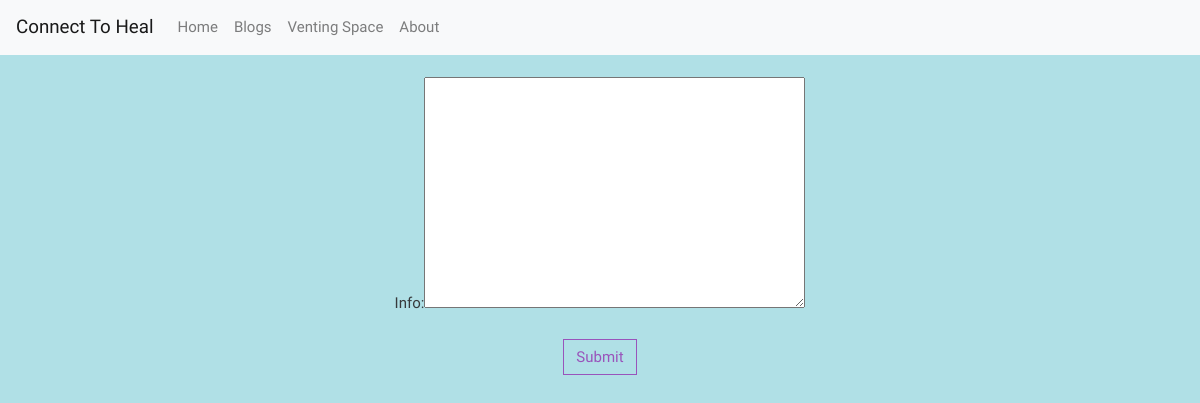
Before: /discussion/ with the older database file.
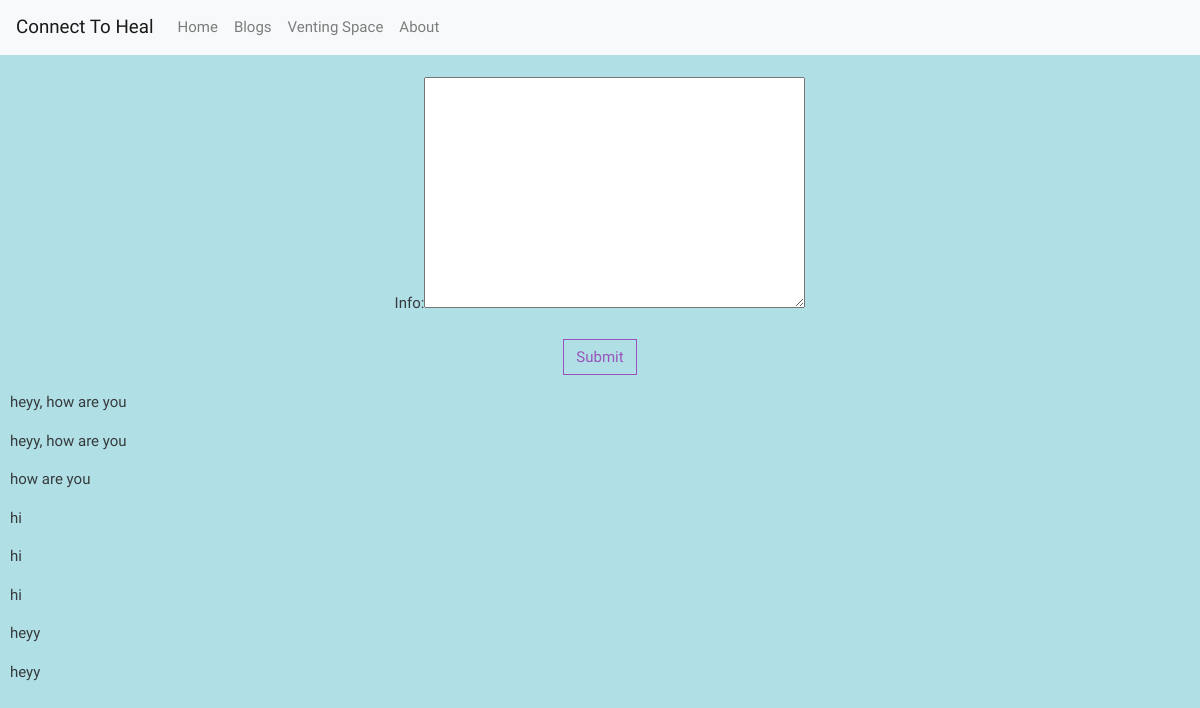
After: the same page with the newer database file.
### connectToHeal/models.py (models this page shows, shortened)
class DiscussionModel(models.Model):
    info = models.TextField(max_length = 255)

### connectToHeal/views.py (the view)
# urls.py: path('discussion/', views.discussionPage, name = "dicussion"),
def discussionPage(request):
    form =  DiscussionForm()
    if request.method == 'POST':
        form = DiscussionForm(request.POST)
        if form.is_valid():
            form.save()
    forums = DiscussionModel.objects.all()
    return render(request, 'connectToHeal/discussion.html', {'form': form,'forums':forums})

### connectToHeal/forms.py
class DiscussionForm(forms.ModelForm):
    class Meta:
        model = DiscussionModel
        fields = ['info']

### connectToHeal/templates/connectToHeal/discussion.html (shortened to what this page needs)
{% extends "connectToHeal/base.html" %}
  {% block content%}
   <body style="background-color:powderblue;">
  <form method="post" enctype="multipart/form-data">
    <fieldset class="form-group">
        <center>{{ form.label }} <br> {{form}}  </center>
    </fieldset>
    <center><div class="form-group">
        <button class="btn btn-outline-info" id = "submitbutton">Submit</button>
    </div></center>
</form>
{% for forum in forums reversed %}
<p style="padding-left:10px"> {{forum.info}} </p>
{% endfor %}
</body>
  {% endblock%}

Changed rows visible on the page:
added DiscussionModel: info "heyy, how are you"
added DiscussionModel: info "heyy, how are you"
added DiscussionModel: info "how are you"
added DiscussionModel: info "hi"
added DiscussionModel: info "hi"
added DiscussionModel: info "hi"
added DiscussionModel: info "heyy"
added DiscussionModel: info "heyy"
